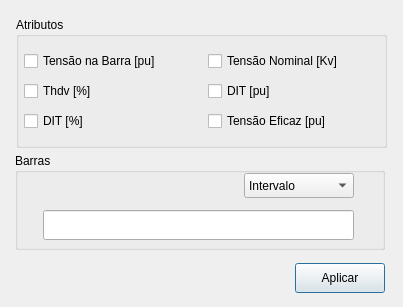
<?xml version="1.0" encoding="UTF-8"?>
<ui version="4.0">
 <class>FiltrosBarra</class>
 <widget class="QDialog" name="FiltrosBarra">
  <property name="geometry">
   <rect>
    <x>0</x>
    <y>0</y>
    <width>403</width>
    <height>307</height>
   </rect>
  </property>
  <property name="windowTitle">
   <string>Dialog</string>
  </property>
  <widget class="QGroupBox" name="groupBoxAtributos">
   <property name="geometry">
    <rect>
     <x>16</x>
     <y>17</y>
     <width>371</width>
     <height>131</height>
    </rect>
   </property>
   <property name="title">
    <string>Atributos</string>
   </property>
   <widget class="QWidget" name="layoutWidget">
    <property name="geometry">
     <rect>
      <x>8</x>
      <y>30</y>
      <width>361</width>
      <height>91</height>
     </rect>
    </property>
    <layout class="QVBoxLayout" name="verticalLayout">
     <item>
      <layout class="QHBoxLayout" name="horizontalLayout">
       <item>
        <widget class="QCheckBox" name="checkBoxTensaoBarra">
         <property name="cursor">
          <cursorShape>PointingHandCursor</cursorShape>
         </property>
         <property name="text">
          <string>Tensão na Barra [pu]</string>
         </property>
        </widget>
       </item>
       <item>
        <widget class="QCheckBox" name="checkBoxTensaoNominal">
         <property name="cursor">
          <cursorShape>PointingHandCursor</cursorShape>
         </property>
         <property name="text">
          <string>Tensão Nominal [Kv]</string>
         </property>
        </widget>
       </item>
      </layout>
     </item>
     <item>
      <layout class="QHBoxLayout" name="horizontalLayout_2">
       <item>
        <widget class="QCheckBox" name="checkBoxThdv">
         <property name="cursor">
          <cursorShape>PointingHandCursor</cursorShape>
         </property>
         <property name="text">
          <string>Thdv [%]</string>
         </property>
        </widget>
       </item>
       <item>
        <widget class="QCheckBox" name="checkBoxDit">
         <property name="cursor">
          <cursorShape>PointingHandCursor</cursorShape>
         </property>
         <property name="text">
          <string>DIT [pu]</string>
         </property>
        </widget>
       </item>
      </layout>
     </item>
     <item>
      <layout class="QHBoxLayout" name="horizontalLayout_3">
       <item>
        <widget class="QCheckBox" name="checkBoxDitPercent">
         <property name="cursor">
          <cursorShape>PointingHandCursor</cursorShape>
         </property>
         <property name="text">
          <string>DIT [%]</string>
         </property>
        </widget>
       </item>
       <item>
        <widget class="QCheckBox" name="checkBoxTensaoEficaz">
         <property name="cursor">
          <cursorShape>PointingHandCursor</cursorShape>
         </property>
         <property name="text">
          <string>Tensão Eficaz [pu]</string>
         </property>
        </widget>
       </item>
      </layout>
     </item>
    </layout>
   </widget>
  </widget>
  <widget class="QGroupBox" name="groupBoxBarras">
   <property name="geometry">
    <rect>
     <x>15</x>
     <y>153</y>
     <width>370</width>
     <height>97</height>
    </rect>
   </property>
   <property name="title">
    <string>Barras</string>
   </property>
   <widget class="QComboBox" name="comboBoxFBarra">
    <property name="geometry">
     <rect>
      <x>229</x>
      <y>20</y>
      <width>110</width>
      <height>25</height>
     </rect>
    </property>
    <property name="cursor">
     <cursorShape>PointingHandCursor</cursorShape>
    </property>
    <item>
     <property name="text">
      <string>Intervalo</string>
     </property>
    </item>
    <item>
     <property name="text">
      <string>Componentes</string>
     </property>
    </item>
   </widget>
   <widget class="QLineEdit" name="lineEditFBarra">
    <property name="geometry">
     <rect>
      <x>28</x>
      <y>57</y>
      <width>311</width>
      <height>30</height>
     </rect>
    </property>
   </widget>
  </widget>
  <widget class="QPushButton" name="btnAplicar">
   <property name="geometry">
    <rect>
     <x>295</x>
     <y>263</y>
     <width>90</width>
     <height>30</height>
    </rect>
   </property>
   <property name="cursor">
    <cursorShape>PointingHandCursor</cursorShape>
   </property>
   <property name="text">
    <string>Aplicar</string>
   </property>
  </widget>
 </widget>
 <resources/>
 <connections/>
</ui>
